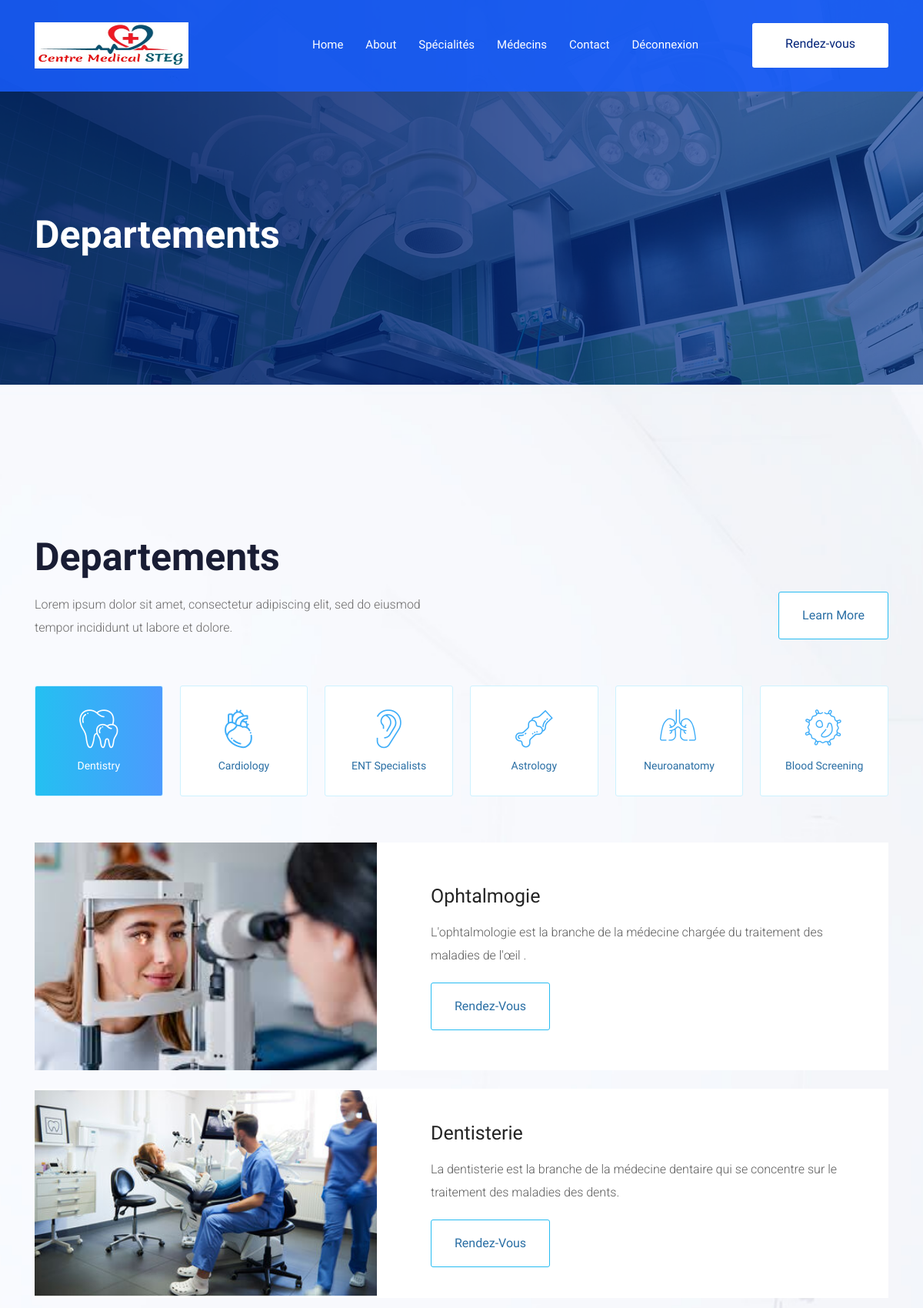
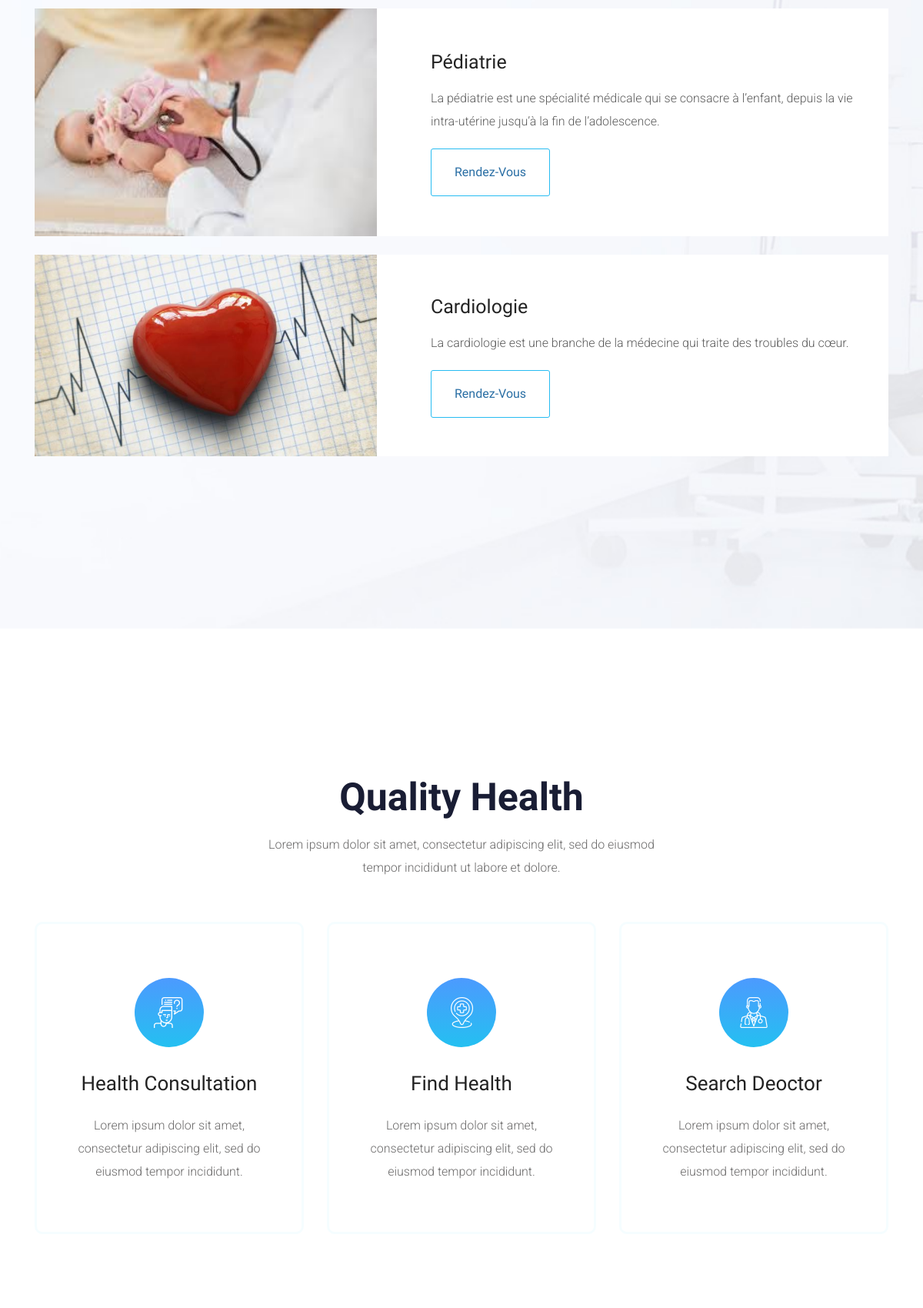
The app's page /user/specialite.php (upper part) with its own data (2 pictures, top to bottom).
### tables this page shows
CREATE TABLE `specialite` (
  `id` int(11) NOT NULL,
  `name` varchar(150) NOT NULL,
  `description` varchar(255) NOT NULL,
  `image` varchar(255) NOT NULL
);

### user/specialite.php (the view, shortened to what this page needs)
<!doctype html>
<html class="no-js" lang="zxx">
<head>
    <link rel="stylesheet" href="css/bootstrap.min.css">
    <link rel="stylesheet" href="css/owl.carousel.min.css">
    <link rel="stylesheet" href="css/magnific-popup.css">
    <link rel="stylesheet" href="css/font-awesome.min.css">
    <link rel="stylesheet" href="css/themify-icons.css">
    <link rel="stylesheet" href="css/nice-select.css">
    <link rel="stylesheet" href="css/flaticon.css">
    <link rel="stylesheet" href="css/gijgo.css">
    <link rel="stylesheet" href="css/animate.css">
    <link rel="stylesheet" href="css/slicknav.css">
    <link rel="stylesheet" href="css/style.css">
</head>
<body>
    <header>
        <div class="header-area ">
            <div id="sticky-header" class="main-header-area">
                <div class="container">
                    <div class="row align-items-center">
                        <div class="col-xl-3 col-lg-3">
                            <div class="logo-img">
                                <a href="index.html">
                                <img src="img/logo1.jpg"
                                    width="200"
                                     height="60" alt="">
                                </a>
                            </div>
                        </div>
                        <div class="col-xl-9 col-lg-9">
                            <div class="menu_wrap d-none d-lg-block">
                                <div class="menu_wrap_inner d-flex align-items-center justify-content-end">
                                    <div class="main-menu">
                                        <nav>
                                            <ul id="navigation">
                                                <li><a href="index.php">Home</a></li>
                                                <li><a href="about.php">About</a></li>
                                                <li><a href="specialite.php">Spécialités</a></li>
                                                <li><a href="medecin.php">Médecins</a></li>
                                                <li><a href="contact.php">Contact</a></li>
                                                <li><a href="logout.php">Déconnexion</a></li>
                                            </ul>
                                        </nav>
                                    </div>
                                    <div class="book_room">
                                        <div class="book_btn">
                                            <a class="popup-with-form" href="#test-form">Rendez-vous</a>
                                        </div>
                                    </div>
                                </div>
                            </div>
                        </div>
                        <div class="col-12">
                        </div>
                    </div>
                </div>
            </div>
        </div>
    </header>
    <div class="bradcam_area breadcam_bg_1">
        <div class="container">
            <div class="row">
                <div class="col-xl-12">
                    <div class="bradcam_text">
                        <h3>Departements</h3>
                    </div>
                </div>
            </div>
        </div>
    </div>
    <div class="depertment_area">
        <div class="container">
            <div class="row custom_align align-items-end justify-content-between">
                <div class="col-lg-6">
                    <div class="section_title">
                        <h3>Departements</h3>
                        <p>Lorem ipsum dolor sit amet, consectetur adipiscing elit, sed do eiusmod tempor incididunt ut labore et dolore.</p>
                    </div>
                </div>
                <div class="col-lg-6">
                    <div class="learn_more_btn text-right">
                        <a href="#" class="boxed-btn">Learn more</a>
                    </div>
                </div>
            </div>
            <div class="row">
                <div class="col-lg-12">
                    <div class="depart_ment_tab mb-30">
                        <ul class="nav" id="myTab" role="tablist">
                            <li class="nav-item">
                                <a class="nav-link active" id="home-tab" data-toggle="tab" href="#home" role="tab" aria-controls="home" aria-selected="true">
                                    <i class="flaticon-teeth"></i>
                                    <h4>Dentistry</h4>
                                </a>
                            </li>
                            <li class="nav-item">
                                <a class="nav-link" id="profile-tab" data-toggle="tab" href="#profile" role="tab" aria-controls="profile" aria-selected="false">
                                    <i class="flaticon-cardiovascular"></i>
                                    <h4>Cardiology</h4>
                                </a>
                            </li>
                            <li class="nav-item">
                                <a class="nav-link" id="contact-tab" data-toggle="tab" href="#contact" role="tab" aria-controls="contact" aria-selected="false">
                                    <i class="flaticon-ear"></i>
                                    <h4>ENT Specialists</h4>
                                </a>
                            </li>
                            <li class="nav-item">
                                <a class="nav-link" id="Astrology-tab" data-toggle="tab" href="#Astrology" role="tab" aria-controls="contact" aria-selected="false">
                                    <i class="flaticon-bone"></i>
                                    <h4>Astrology</h4>
                                </a>
                            </li>
                            <li class="nav-item">
                                <a class="nav-link" id="Neuroanatomy-tab" data-toggle="tab" href="#Neuroanatomy" role="tab" aria-controls="contact" aria-selected="false">
                                    <i class="flaticon-lung"></i>
                                    <h4>Neuroanatomy</h4>
                                </a>
                            </li>
                            <li class="nav-item">
                                <a class="nav-link" id="Blood-tab" data-toggle="tab" href="#Blood" role="tab" aria-controls="contact" aria-selected="false">
                                    <i class="flaticon-cell"></i>
                                    <h4>Blood Screening</h4>
                                </a>
                            </li>
                        </ul>
                    </div>
                </div>
            </div>
             <?php
             include("config.php");
             $result = $connexion->prepare("SELECT * FROM specialite");
             $result->execute();
             while (($row = $result->fetch(PDO::FETCH_ASSOC))>0) {
             echo"
            <div class='dept_main_info white-bg'>
                <div class='tab-content' id='myTabContent'>
                    <div class='tab-pane fade show active'  id='home' role='tabpanel  aria-labelledby='home-tab'>
                        <div class='row align-items-center'>
                            <div class='col-lg-5'>
                                <div class='dept_thumb'>
                                    <img src='{$row['image']}' >
                                </div>
                            </div>
                            <div class='col-lg-7'>
                                <div class='dept_info'>
                                    <h3>{$row['name']}</h3 >
                                    <p>{$row['description']} </p>
                                    <a href='#' class='boxed-btn'>Rendez-vous</a>
                                </div>
                            </div>
                        </div>
                    </div>
                  </div>
            </div>
            <br>
            ";}
            ?>
        </div>
    </div>
    <div class="quality_area">
        <div class="container">
            <div class="row justify-content-center ">
                <div class="col-lg-6">
                    <div class="section_title mb-55 text-center">
                        <h3>Quality Health</h3>
                        <p>Lorem ipsum dolor sit amet, consectetur adipiscing elit, sed do eiusmod tempor incididunt ut labore et dolore.</p>
                    </div>
                </div>
            </div>
            <div class="row">
                <div class="col-lg-4 col-md-6">
                    <div class="single_quality">
                        <div class="icon">
                            <i class="flaticon-customer-service"></i>
                        </div>
                        <h3>Health Consultation</h3>
                        <p>Lorem ipsum dolor sit amet, consectetur adipiscing elit, sed do eiusmod tempor incididunt.</p>
                    </div>
                </div>
                <div class="col-lg-4 col-md-6">
                    <div class="single_quality">
                        <div class="icon">
                            <i class="flaticon-find"></i>
                        </div>
                        <h3>Find Health</h3>
                        <p>Lorem ipsum dolor sit amet, consectetur adipiscing elit, sed do eiusmod tempor incididunt.</p>
                    </div>
                </div>
                <div class="col-lg-4 col-md-6">
                    <div class="single_quality">
                        <div class="icon">
                            <i class="flaticon-doctor"></i>
                        </div>
                        <h3>Search Deoctor</h3>
                        <p>Lorem ipsum dolor sit amet, consectetur adipiscing elit, sed do eiusmod tempor incididunt.</p>
                    </div>
                </div>
            </div>
        </div>
    </div>
</body>
</html>

### records on screen
specialite: image (picture), name "Ophtalmogie", description "L'ophtalmologie est la branche de la médecine chargée du traitement des maladies de l'œil ."
specialite: image (picture), name "Dentisterie", description "La dentisterie est la branche de la médecine dentaire qui se concentre sur le traitement des maladies des dents."
specialite: image (picture), name "Pédiatrie", description "La pédiatrie est une spécialité médicale qui se consacre à l’enfant, depuis la vie intra-utérine jusqu’à la fin de l’adolescence."
specialite: image (picture), name "Cardiologie", description "La cardiologie est une branche de la médecine qui traite des troubles du cœur."
